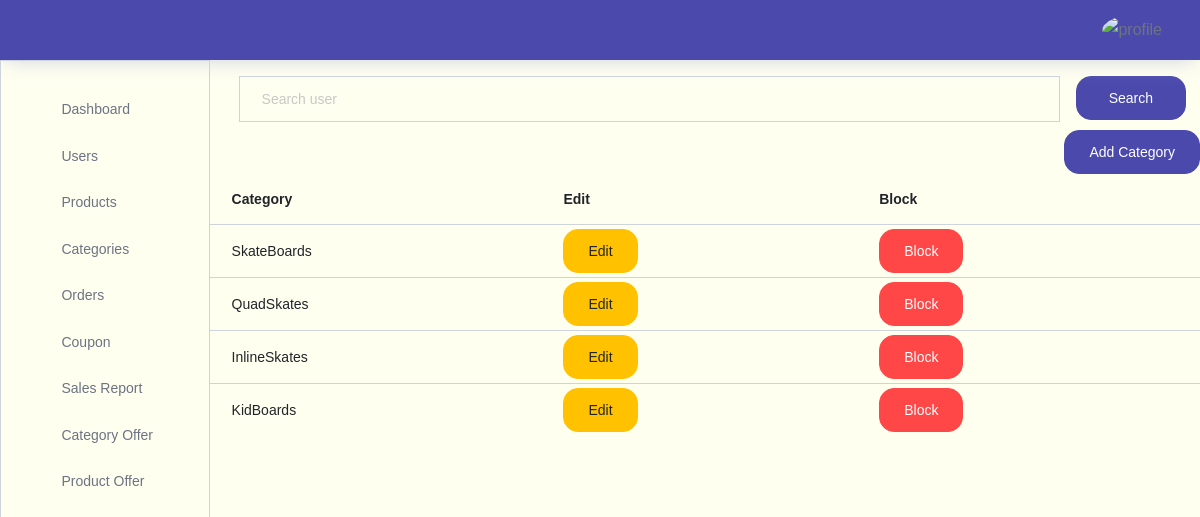
/storeadmin/categories/ (signed in), run on an earlier commit of the app's database.
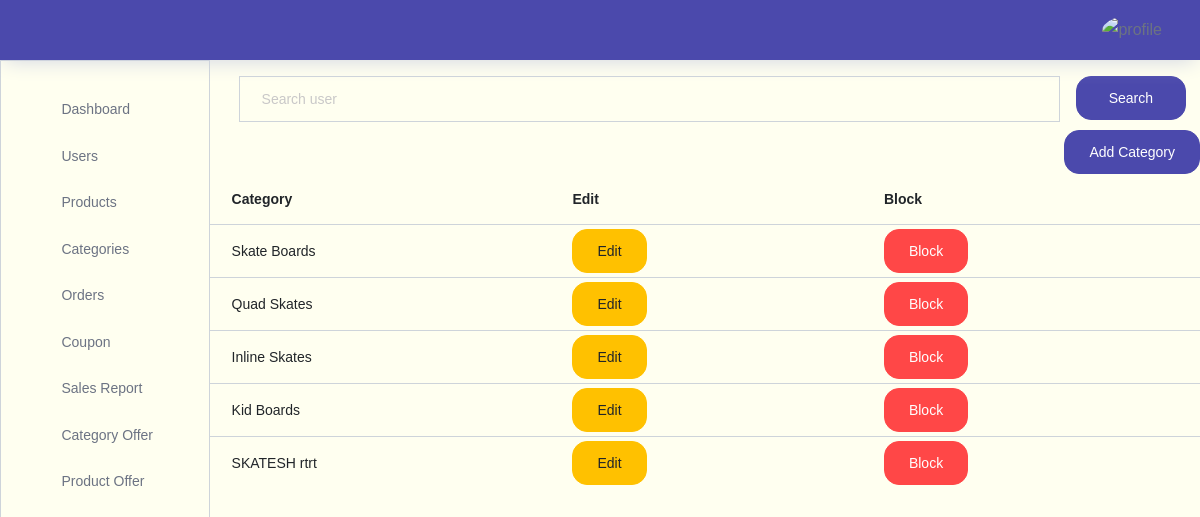
And on a later commit of the database.
### store/models.py (models this page shows)
class Category(models.Model):
    name=models.CharField(max_length=200,unique=True)
    image=models.ImageField(upload_to='store/categorys/', blank=True)
    noofitems=models.IntegerField()
    isblocked=models.BooleanField(default=False)

### storeadmin/views.py (the view)
# urls.py: path("categories/",views.categories,name="admin_categories"),
@never_cache
def categories(request):
    if "adminname" in request.session:
        datas=Category.objects.all()
        if request.method=="POST":
            enteredname=request.POST["searchitem"]
            datas=Category.objects.filter(name__icontains=enteredname)
        return render(request,"storeadmin/categories/categories.html",{"datas":datas})
    else:
        return redirect(adminsignin)

### storeadmin/templates/storeadmin/categories/categories.html (shortened to what this page needs)
{% extends 'storeadmin/index.html' %}
{% block content %}
<div class="container">
  <div class="container">
    <form action="" method="POST">{% csrf_token %}
      <div class="input-group">
        <input style="background-color:#FFFFF0
        ;" type="text" name="searchitem" class="form-control mt-3" id="navbar-search-input" placeholder="Search user" aria-label="search" aria-describedby="search">
        <div>
          <button  type="submit" class="btn btn-primary btn-block mt-3 ml-3">Search</button>
        </div>
      </div>
    </form>
  </div>
  <div class="row justify-content-end">
    <a href="{% url 'admin_addcategories' %}">
      <button class="btn add-category-btn btn-primary mt-2">Add Category</button>
    </a>
  </div>
  <div class="row">
    <table class="table table-hover">
      <thead>
        <tr>
          <th>Category</th>
          <th>Edit</th>
          <th>Block</th>
        </tr>
      </thead>
      <tbody>
        {% for item in datas %}
        <tr>
          <td class="py-1">{{ item.name }}</td>
          <td class="py-1">
            <a href="{% url 'admin_editcategories' item.id %}">
              <button class="btn edit-btn btn-warning">Edit</button>
            </a>
          </td>
          <td class="py-1">
            {% if not item.isblocked %}
            <a href={% url 'admin_blockcategories' item.id %}>
              <button id="blockbutton2{{item.id}}"    type="button" class="btn delete-btn btn-danger blockbtn{{item.id}}" data-category-id="{{ item.id }}">Block</button>
            {% endif %}
          </td>
        </tr>
        {% endfor %}
      </tbody>
    </table>
  </div>
</div>
{% endblock content %}

What changed in the data, as far as the page shows it:
changed Category: name "SkateBoards" → "Skate Boards"
changed Category: name "QuadSkates" → "Quad Skates"
changed Category: name "InlineSkates" → "Inline Skates"
changed Category: name "KidBoards" → "Kid Boards"
added Category: name "SKATESH rtrt"
